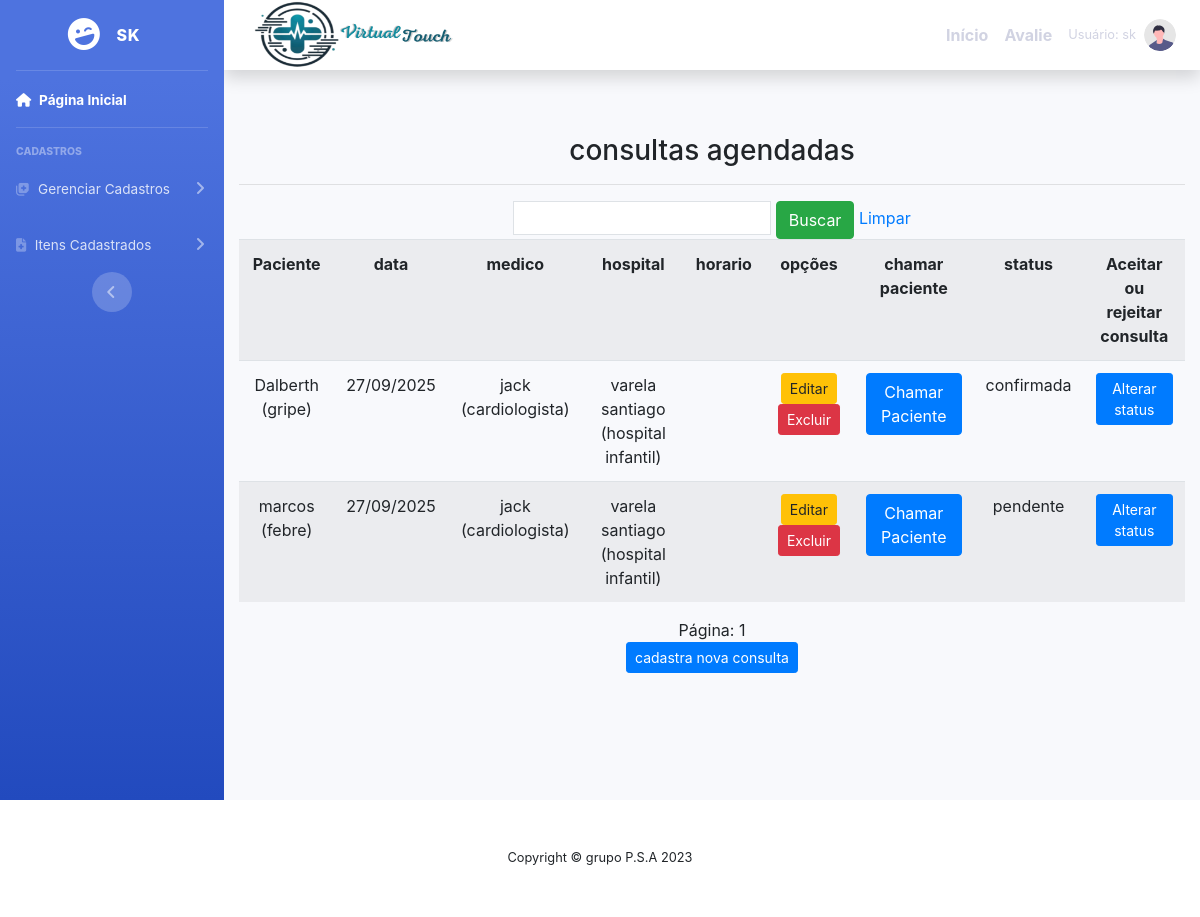
Page /listar/consulta/ (signed in) on the earlier database version.
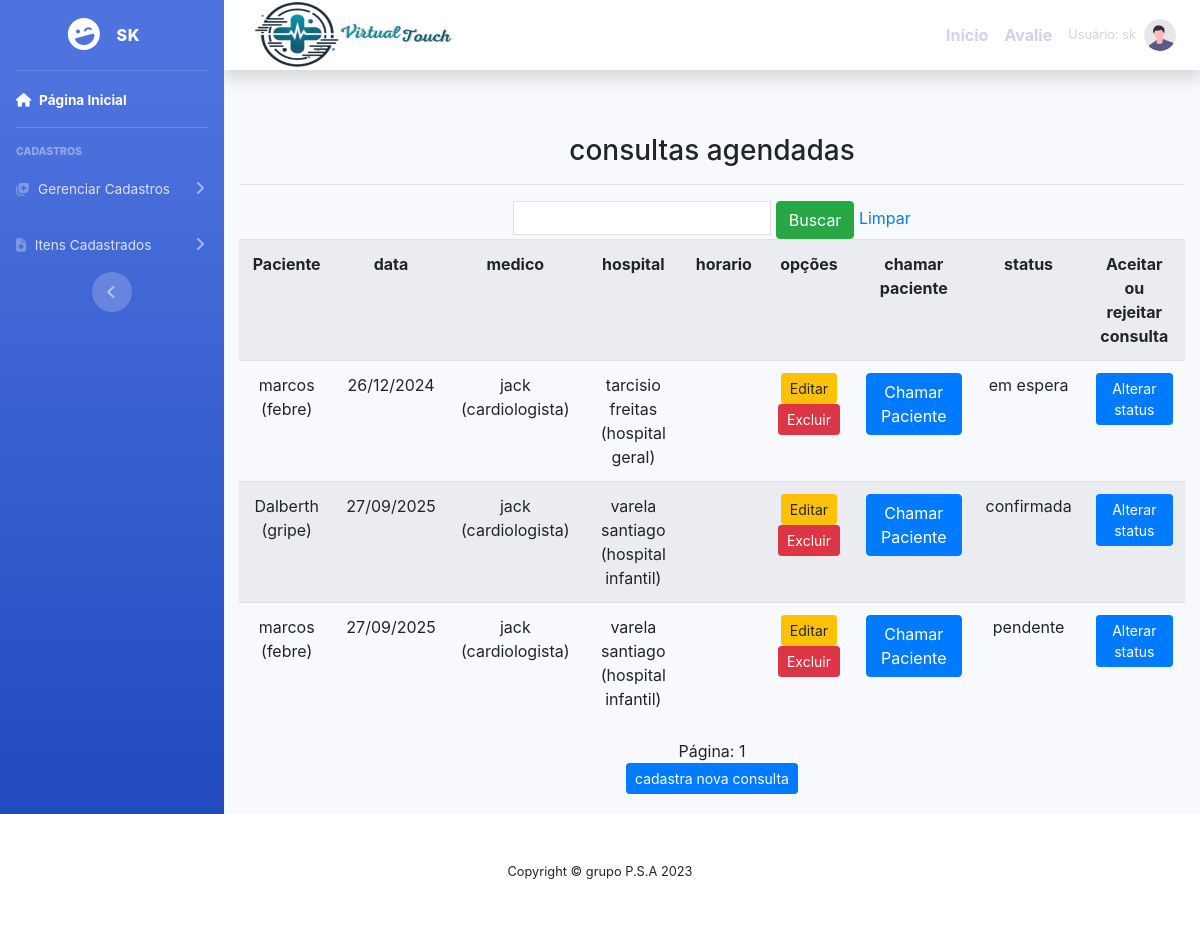
Same page on the later database version.
### cadastros/models.py (models this page shows, shortened)
class Consulta(models.Model):
    usuario  = models.ForeignKey(User, on_delete=models.PROTECT)
    nome ="consulta"
    paciente = models.ForeignKey(Paciente,on_delete = models.PROTECT)
    data = models.CharField (verbose_name='data', max_length = 10)
    medico = models.ForeignKey (Medico, on_delete=models.PROTECT)
    hospital = models.ForeignKey(Hospital, on_delete=models.PROTECT)
    status = models.CharField( verbose_name ='status' ,max_length=20,  null =True ,blank = True )

class Paciente(models.Model):
    usuario  = models.ForeignKey(User, on_delete=models.PROTECT)
    nome = models.CharField(max_length=50)
    telefone = models.CharField (verbose_name='telefone', max_length=11)
    numero_sus = models.CharField (verbose_name='numero_sus', max_length=15)
    cpf = models.CharField(verbose_name='cpf', max_length=11, null=True, blank=True)
    hospital = models.ForeignKey(Hospital, on_delete=models.PROTECT)
    descricao = models.CharField(max_length=150, verbose_name="descricao")
    sintomas = models.CharField(max_length=150, verbose_name="sintomas")
    doença_cronica = models.CharField(max_length=150, verbose_name="doença_cronica", null =True ,blank = True)
    idade = models.IntegerField (verbose_name='idade')
    usuario = models.ForeignKey(User, related_name='pacientes', on_delete=models.CASCADE)
    usuario_cadastrador = models.ForeignKey(User, related_name='pacientes_cadastrados', on_delete=models.CASCADE)
    def __str__(self):
        return "{} ({})".format(self.nome , self.sintomas)

class Medico(models.Model):
    usuario  = models.ForeignKey(User, on_delete=models.PROTECT)
    numero = models.IntegerField(verbose_name="Número de telefone")
    nome = models.CharField(max_length=50, verbose_name=" nome")
    cpf = models.CharField(max_length = 11 ,verbose_name=" cpf ")
    especificacao = models.CharField(max_length=150)
    hospital = models.ForeignKey(Hospital, on_delete=models.PROTECT)
    def __str__(self):
        return "{} ({})".format( self.nome, self. especificacao)

class Hospital(models.Model):
    usuario = models.ForeignKey(User, on_delete=models.PROTECT)
    nome = models.CharField(max_length=50)
    descricao = models.CharField(max_length=150,
        verbose_name="descricao")
    def __str__(self):
        return "{} ({})".format(self.nome, self.descricao)

### cadastros/views.py (the view)
# urls.py: path('listar/consulta/',ConsultaList.as_view(),
class ConsultaList(ListView):
    login_url = reverse_lazy('login')
    model = Consulta
    template_name = 'listas/consulta.html'
    paginate_by = 5
    def get_queryset(self):
        consultas = Consulta.objects.all().order_by('data')
        lista_consultas_ordenada = []
        consultas_comuns = []
        consultas_preferenciais = []
        for consulta in consultas:
            if consulta.paciente.descricao == 'preferencial':
                consultas_preferenciais.append(consulta)
            else:
                consultas_comuns.append(consulta)
        lista_consultas_ordenada.extend(consultas_preferenciais)
        for i, consulta_preferencial in enumerate(consultas_comuns):
            index = (i + 1) * 1 + i
            lista_consultas_ordenada.insert(index, consulta_preferencial)
        return lista_consultas_ordenada

### paginas/templates/listas/consulta.html (shortened to what this page needs)
{% extends 'modelo.html' %}
{% load static %}
{% block conteudo %}
    <div class="container">
        <h3> consultas agendadas </h3>
        <hr>
        <div class="table-responsive">
            <form action="?" method="GET">
                <input type="text" name="nome" class="p-1 border" value="{{ request.GET.nome }}">
                <button type="submit" class="btn btn-success">Buscar</button>
                <a href="{% url 'Listar-cronograma' %}">Limpar</a>
            </form>
            <table class="table table-striped">
                <tr>
                    <th>Paciente</th>
                    <th>data</th>
                    <th>medico</th>
                    <th>hospital</th>
                    <th>horario</th>
                    <th>opções</th>
                    <th>chamar paciente</th>
                    <th>status</th>
                    {% for group in request.user.groups.all %}
                     {% if group.name == 'Medico' or group.name == 'Admin' %}
                     <th>Aceitar ou rejeitar consulta</th>
                     {% endif %}
                    {% endfor %}
                </tr>
        {% for consulta in object_list|dictsort:"data" %}
                <tr data-consulta-id="{{consulta.pk}}">
                    <td>{{ consulta.paciente }}</td>
                    <td>{{ consulta.data }}</td>
                    <td>{{ consulta.medico }}</td>
                    <td>{{ consulta.hospital }}</td>
                    <td>{{ consulta.horario }}</td>
                    <td>
                            <a href="{% url 'editar-consulta' consulta.pk %}" class="btn btn-warning btn-sm" title="Editar">Editar</a>
                            <a href="{% url 'excluir-consulta' consulta.pk %}" class="btn btn-danger btn-sm" title="Excluir">Excluir</a>
                    </td>
                    <td>
                        <button class="btn btn-primary chamar-paciente"
                                data-paciente-id="{{ consulta.paciente.id }}"
                                data-csrf="{{ csrf_token }}">
                            Chamar Paciente
                        </button>
                    </td>
                    <td>{{ consulta.status }}</td>
                    <td>
                        {% for group in request.user.groups.all %}
                            {% if group.name == 'Medico' or group.name == 'Admin' %}
                                <a href="{% url 'editar-consulta2' consulta.pk %}" class="btn btn-primary btn-sm" title="Editar"> Alterar status </a>
                            {% endif %}
                        {% endfor %}
                        {% empty %}
                    </td>
                </tr>
            <tr>
             <td colspan="3">Nenhuma consulta confirmada agendada.</td>
          </tr>
       {% endfor %}
            </table>
            <div class="text-center">
                <span>Página: {{ page_obj.number }}</span>
            </div>
            <a  href="{% url 'cadastrar-consulta' %}"><button class="btn btn-primary btn-sm" >cadastra nova consulta </button></a>
        </div>
    </div>
{% endblock %}

Differences in the rows shown:
added Consulta: paciente "marcos (febre)", data "26/12/2024", medico "jack (cardiologista)", hospital "tarcisio freitas (hospital geral)", status "em espera"
